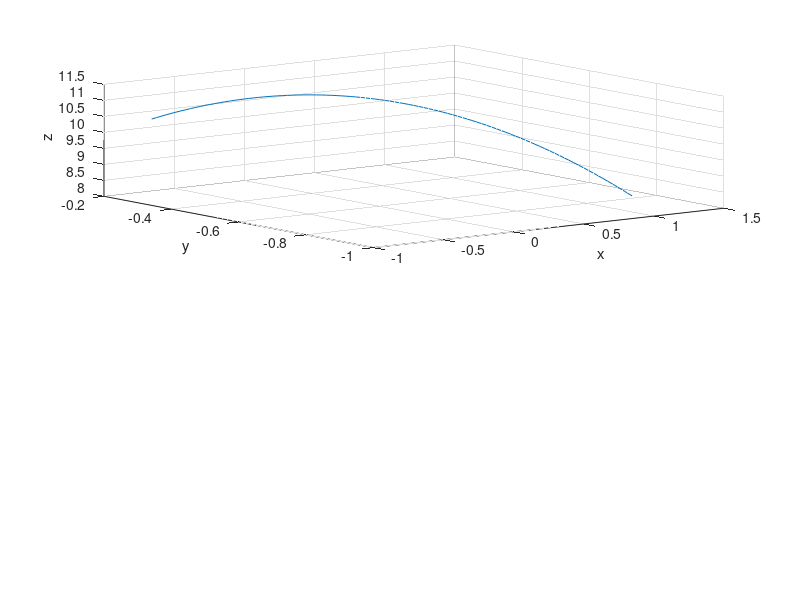

Source code (MATLAB): (Note: this script raises an error after producing the figure.)
clear;
clc
close all;
%% Definição de constantes e coeficientes 

amostras=100;
t = linspace(-1, 1, amostras);



randomz=0.005*randn(1,amostras);
randomx=0.005*randn(1,amostras);
randomy=0.009*randn(1,amostras);
random_other=randn(1,amostras);

%ponto de origem do inimigo
x0=random_other(3);
y0=random_other(4);
z0=abs(5*random_other(5));

a=-1*abs(random_other(1));
b=10*abs(random_other(2));

azimute=pi*random_other(6);
%% Gerando trajetorias parabolicas com implementação de ruido de distribuiçao normal (1,0)

x=t.*cos(azimute)+x0;
y=t.*sin(azimute)+y0;

% for n=1:1:amostras
%     x1(n)=x(n)+randomx(n);
% 
% end
% 
% for n=1:1:amostras
%     y1(n)=y(n)+randomy(n);
% 
% end

z = a*(x.^2+y.^2)+b+z0;


distancia_medida=sqrt(z.^2+x.^2+y.^2);

azimute_medido=atan2(y, x);

phi_medido=atan2(sqrt(x.^2 + y.^2), z)

subplot(2,1,1)
plot3(x, y, z)

grid on
xlabel('x')
ylabel('y')
zlabel('z')

% for n=1:1:amostras
% 
%     z1(n)=z(n)+randomz(n);
% 
% end
%% Plotando os gráficos

 
% plot3(x1,y1,z1);
% axis equal
% xlabel('x(t)')
% ylabel('y(t)')
% zlabel('z(t)')





%% COlocando ruido
%[Xi,Yi]=meshgrid(t,t);
%Zi=griddata(x1,y1,z1,Xi,Yi);
%mesh(Xi,Yi,Zi);
%plot3(x1,y1,Zi,'*');



for n=1:1:amostras
    distancia_medida1(n)=distancia_medida(n)+randomx(n);
 
end

for n=1:1:amostras
   azimute_medido1(n)=azimute_medido(n)+randomy(n);
 
end

for n=1:1:amostras
    phi_medido1(n)=phi_medido(n)+randomz(n);
 
end

 zfinal=phi_medido1.*distancia_medida1;

%%

out = [distancia_medida1; azimute_medido1; phi_medido1];
writematrix(out, 'LabVIEW\Main Folder\adp.csv');

%subplot(2,1,2)
%plot3(distancia_medida,azimute_medido1,phi_medido1);


[xfinal,yfinal,zfinal] = pol2cart(azimute_medido1,phi_medido1,zfinal);
subplot(2,1,2)
plot3(xfinal,yfinal,zfinal);

grid on
xlabel('xfinal')
ylabel('yfinal')
zlabel('zfinal')
